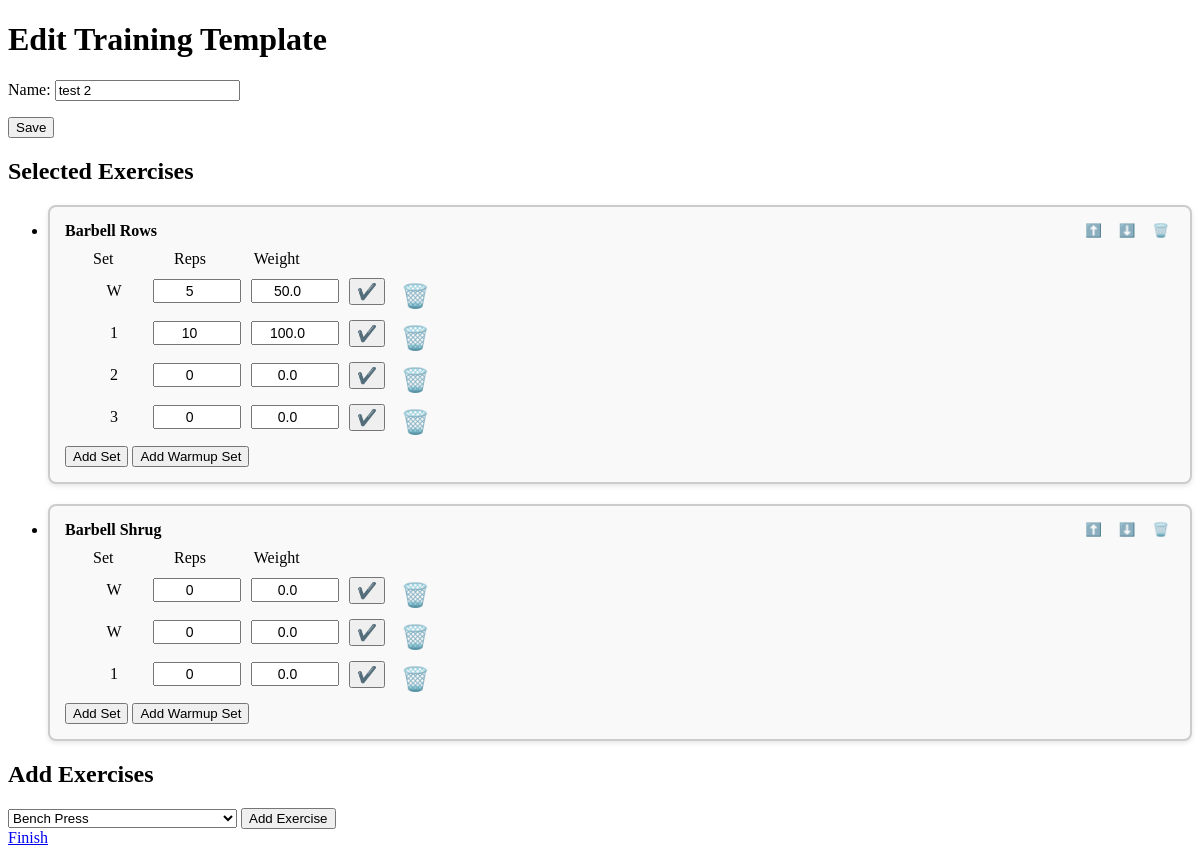
The app's page /training-templates/edit/22/, older data.
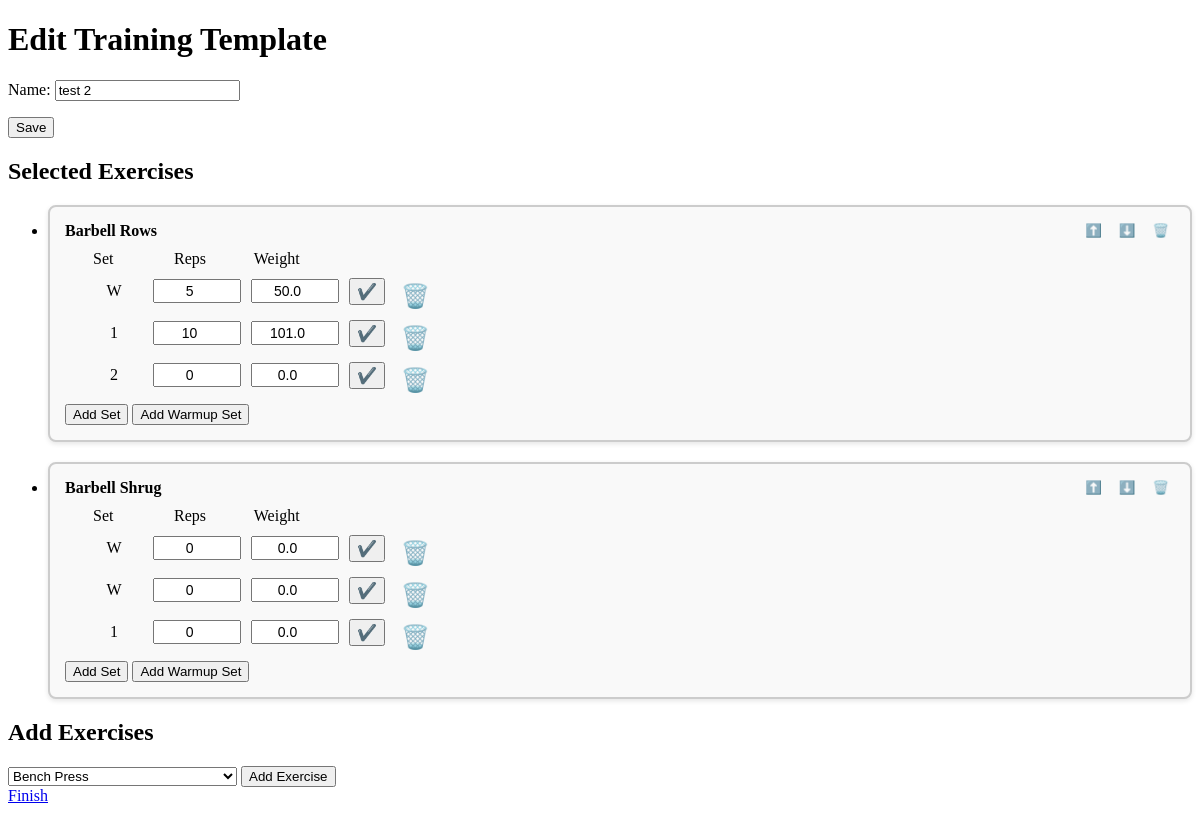
The same page, newer data.
### training_templates/models.py (models this page shows, shortened)
class ExerciseOrder(models.Model):
    training_template = models.ForeignKey(TrainingTemplate, on_delete=models.CASCADE)
    exercise = models.ForeignKey(Exercise, on_delete=models.CASCADE)
    order = models.PositiveIntegerField()
    class Meta:
        ordering = ['order']

class Set(models.Model):
    exercise_order = models.ForeignKey(ExerciseOrder, related_name='sets', on_delete=models.CASCADE)
    set_type = models.CharField(max_length=2, choices=SetType.choices, default=SetType.NUMBERED)
    weight = models.FloatField()
    reps = models.IntegerField()
    class Meta:
        ordering = [
            models.Case(
                models.When(set_type='W', then=models.Value(0)),
                models.When(set_type__regex=r'^\d+$', then=models.Value(1)),
                default=models.Value(2),
                output_field=models.IntegerField(),
            ),
            models.Case(
                models.When(set_type='W', then=models.Value(0)),
                default=models.F('set_type'),
                output_field=models.IntegerField(),
            )
        ]

### exercises/models.py (models this page shows, shortened)
class Exercise(models.Model):
    name = models.CharField(max_length=100)
    main_body_part = models.ForeignKey(BodyPart, on_delete=models.CASCADE, related_name='main_body_exercises')
    additional_body_parts = models.ManyToManyField(BodyPart, related_name='additional_body_exercises', blank=True)
    class Meta:
        ordering = ['name']  # Specify ordering by name

### training_templates/views.py (the view, shortened to what this page needs)
# urls.py: path('edit/<int:template_id>/', create_or_edit_training_template, name='edit_training_template'),
def create_or_edit_training_template(request, template_id=None):
    if template_id:
        training_template = get_object_or_404(TrainingTemplate, id=template_id)
    else:
        training_template = None
    form = TrainingTemplateForm(instance=training_template)
    set_form = SetForm()
    available_exercises, selected_exercises = get_exercises(training_template)
    return render(request, 'training_templates/create_training_template.html', {
        'form': form,
        'set_form': set_form,
        'exercises': available_exercises,
        'selected_exercises': selected_exercises,
        'template_id': template_id,
    })

### training_templates/forms.py
class TrainingTemplateForm(forms.ModelForm):
    class Meta:
        model = TrainingTemplate
        fields = ['name']

class SetForm(forms.ModelForm):
    class Meta:
        model = Set
        fields = ['set_type', 'weight', 'reps']

### training_templates/views.py (called while the page is built)
def get_exercises(training_template):
    selected_exercise_ids = ExerciseOrder.objects.filter(training_template=training_template).\
        values_list('exercise_id', flat=True)
    available_exercises = Exercise.objects.exclude(id__in=selected_exercise_ids)
    selected_exercises = ExerciseOrder.objects.filter(training_template=training_template).order_by('order') \
        if training_template else []
    return available_exercises, selected_exercises

### training_templates/templates/training_templates/create_training_template.html (shortened to what this page needs)
<!DOCTYPE html>
<html>
<head>
    {% load static %}
    <link rel="stylesheet" type="text/css" href="{% static 'training_templates/styles-2.css' %}">
</head>
<body>
    <h1>{% if template_id %}Edit{% else %}Create{% endif %} Training Template</h1>
    <form method="post" action="{% if template_id %}{% url 'edit_training_template' template_id=template_id %}{% else %}{% url 'create_training_template' %}{% endif %}">
        {{ form.as_p }}
        <button type="submit" name="name-form">Save</button>
    </form>
    {% if template_id %}
        {% include 'training_templates/selected_exercises.html' %}
        {% include 'training_templates/add_exercise.html' %}
    {% endif %}
    <a href="{% url 'training_template_list' %}">Finish</a>
</body>
</html>

### training_templates/templates/training_templates/selected_exercises.html (shortened to what this page needs)
{% if selected_exercises %}
    <h2>Selected Exercises</h2>
    <ul>
        {% for exercise_order in selected_exercises %}
            <li>
                <div class="exercise-container">
                    <div class="exercise-header">
                        <span class="exercise-name">{{ exercise_order.exercise.name }}</span>
                        <div class="control-icons">
                            <form method="post" action="{% url 'move_up_exercise' template_id=template_id exercise_id=exercise_order.exercise.id %}" style="display:inline;">
                                <button type="submit" class="arrow-btn">⬆️</button>
                            </form>
                            <form method="post" action="{% url 'move_down_exercise' template_id=template_id exercise_id=exercise_order.exercise.id %}" style="display:inline;">
                                <button type="submit" class="arrow-btn">⬇️</button>
                            </form>
                            <form method="post" action="{% url 'delete_exercise' template_id=template_id exercise_id=exercise_order.exercise.id %}" style="display:inline;">
                                <button type="submit" class="trashcan-btn">🗑️</button>
                            </form>
                        </div>
                    </div>
                    <div class="sets-container" >
                        <div class="set-legend">
                            <span class="set-legend-item">Set</span>
                            <span class="set-legend-item">Reps</span>
                            <span class="set-legend-item">Weight</span>
                        </div>
                        <div class="sets-list">
                            <ul>
                                {% for set in exercise_order.sets.all %}
                                    <li>
                                        <div class="set-line">
                                            <div class="set-form-container">
                                                <form method="post" class="edit-set-form">
                                                    <span class="set-type-display">{{ set.set_type }}</span>
                                                    <input type="number" name="reps" value="{{ set.reps }}" required>
                                                    <input type="number" name="weight" value="{{ set.weight }}" required>
                                                    <button type="submit" name="edit-set-form">✔️</button>
                                                </form>
                                            </div>
                                            <div class="set-trashcan-btn-container">
                                                <form method="post" action="{% url 'delete_set' template_id=template_id set_id=set.id %}" class="set-trashcan-btn">
                                                    <button type="submit" class="set-trashcan-btn">🗑️</button>
                                                </form>
                                            </div>
                                        </div>
                                    </li>
                                {% endfor %}
                            </ul>
                        </div>
                    </div>
                    <div class="add-set-form-container" id="add-set-form-{{ exercise_order.id }}">
                        <form method="post" action="{% url 'edit_training_template' template_id=template_id %}">
                            <button type="submit" name="add-set-form">Add Set</button>
                            <button type="submit" name="add-warmup-set-form">Add Warmup Set</button>
                        </form>
                    </div>
                </div>
            </li>
        {% endfor %}
    </ul>
{% endif %}

Row changes from the older to the newer data that the page shows:
removed Set: set_type "3", reps "0", weight "0.0", shown under ExerciseOrder "Barbell Rows"
changed Set (number 2 of 6 on the later page): weight "100.0" → "101.0"
